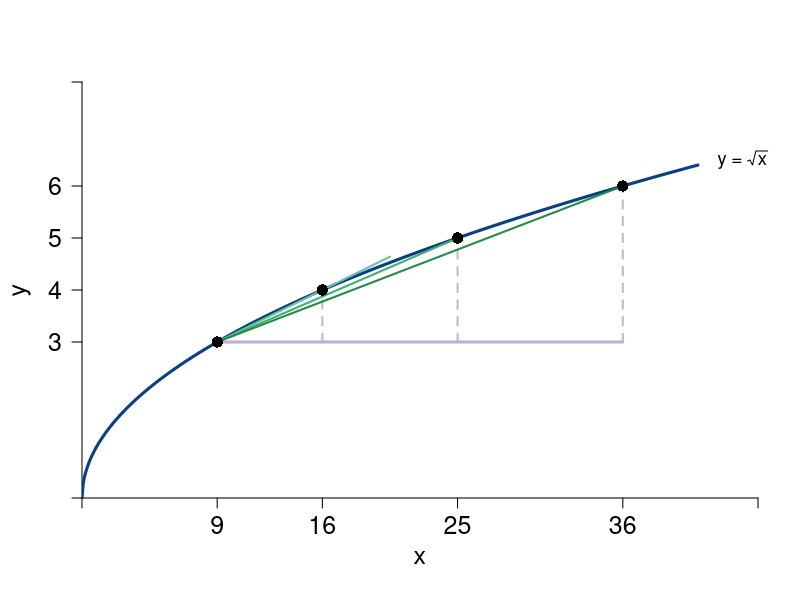

The R script that drew this image:
#Graph Designer: Scott Cohn
#Authors: Bowles and Halliday
#Title: Coordination, Conflict and Competition: A Text in Microeconomics

library(shape)
pdf(file = "gradient.pdf", width = 8, height = 6)

#Set parameters for graphics
axislabelsize <- 1.5
labelsize <- 1.1
graphlinewidth <- 3
segmentlinewidth <- 2

COL <- c("#7fc97f", "#beaed4", "#fdc086", "#ffff99", "#386cb0", "#f0027f", "#bf5b17", "#666666")
COLA <- c("#e0f3db", "#99d8c9","#66c2a4","#41ae76", "#238b45", "#005824")
COLB <- c("#4eb3d3", "#2b8cbe", "#0868ac","#084081")

xlims <- c(0, 45)
ylims <- c(0, 8)

npts <- 501 
x <- seq(xlims[1], xlims[2], length.out = npts)
y <- seq(ylims[1], ylims[2], length.out = npts) 

plot(0, 0, xlim = xlims, ylim = ylims, type = "n",
     xlab = expression(paste("")),
     ylab = expression(paste("")), 
     xaxt = "n", 
     yaxt = "n", 
     cex.lab = axislabelsize, 
     bty = "n", 
     xaxs="i", 
     yaxs="i"
)



ticksx <- c(xlims[1], 9, 16, 25, 36, xlims[2])
xlabels <- c(NA, 9, 16, 25, 36, NA)
ticksy <- c(ylims[1], 3, 4, 5, 6, ylims[2])
ylabels <- c(NA, 3, 4, 5, 6, NA)

axis(1,at = ticksx,  pos = 0, labels = xlabels, cex.axis = axislabelsize)
axis(2,at = ticksy,  pos = 0, labels = ylabels, las = 1, cex.axis = axislabelsize)

npts <- 500 
xx1 <- seq(xlims[1], xlims[2], length.out = npts)
xx2 <-seq(xlims[1], xlims[2] - 4, length.out = npts)
xx3 <- seq(xlims[1], 0, length.out = npts)

#Axis labels
mtext(expression(paste("", x)), side = 1, line = 2.5, cex = axislabelsize)
text(-4, 0.5*ylims[2], expression(paste("", y)), xpd = TRUE, cex = axislabelsize, srt = 90) 


#equations:
sqrt <- function(x){
  x^(1/2)
}

# lines
lines(xx2, sqrt(xx2), col = COLB[4], lwd = graphlinewidth)

# segments
segments(16, 3, 16, 4, lty = 2, col = "gray", lwd = segmentlinewidth)
segments(25, 3, 25, 5, lty = 2, col = "gray", lwd = segmentlinewidth)
segments(36, 3, 36, 6, lty = 2, col = "gray", lwd = segmentlinewidth)

segments(9, 3, 36, 3, lty = 1, col = COL[2], lwd = graphlinewidth)

segments(9, 3, 20.5, 4.642, lty = 1, col = COLA[3], lwd = segmentlinewidth)
segments(9, 3, 25, 5, lty = 1, col = COLA[4], lwd = segmentlinewidth)
segments(9, 3, 36, 6, lty = 1, col = COLA[5], lwd = segmentlinewidth)

# points
points(9, 3, pch = 16, col = "black", cex = 1.5)
points(16, 4, pch = 16, col = "black", cex = 1.5)
points(25, 5, pch = 16, col = "black", cex = 1.5)
points(36, 6, pch = 16, col = "black", cex = 1.5)

# label function
text(44, 6.5, expression(paste("y = ", sqrt(x))),  xpd = TRUE, cex = labelsize)

dev.off()
